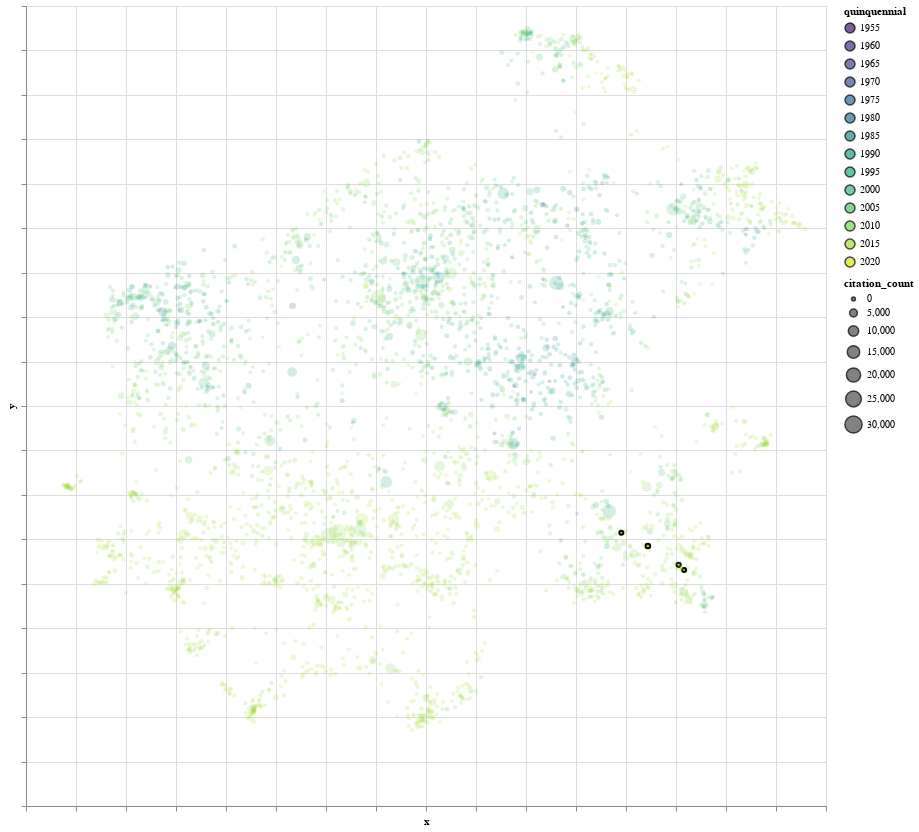

Here is the notebook cell this chart was saved with:
### Markdown cell above
### Find Authors

### Code cell
# @title Edit the `AUTHOR_FILTER` variable to full text search for authors.

AUTHOR_FILTER = "Rush "  # @param space at the end means "word border"

### Don't ignore case when searching...
FLAGS = 0
### uncomment do ignore case
# FLAGS = re.IGNORECASE

## --- FILTER CODE.. make it your own ---
data['issel'] = data['authors'].str.contains(AUTHOR_FILTER, na=False, flags=FLAGS, )
if data['issel'].mean()<0.0000000001:
  print('No match found')

## --- FROM HERE ON VIS CODE ---
alt.Chart(data[["x", "y", "authors", "title", YEAR_PERIOD, "citation_count", "issel"]], width=800,
                  height=800) \
    .mark_circle(stroke="black", strokeOpacity=1).encode(
    alt.Color(YEAR_PERIOD+':O',
              scale=alt.Scale(scheme='viridis', reverse=False),
              # legend=alt.Legend(title='Total Records')
              ),
    alt.Size('citation_count',
              scale=alt.Scale(type="pow", exponent=1, range=[15, 300])
              ),
    alt.StrokeWidth('issel:Q', scale=alt.Scale(type="linear", domain=[0,1], range=[0, 2]), legend=None),

    alt.Opacity('issel:Q', scale=alt.Scale(type="linear", domain=[0,1], range=[.2, 1]), legend=None),
    alt.X('x:Q',
        scale=alt.Scale(zero=False), axis=alt.Axis(labels=False)
    ),
    alt.Y('y:Q',
        scale=alt.Scale(zero=False), axis=alt.Axis(labels=False)
    ),
    tooltip=['title', 'authors'],
).interactive()

### Figure 1 — Vega-Lite specification as saved in the notebook (floating-point values rounded to 4 significant figures; data arrays with more than 128 entries replaced by an {"elided": "..."} marker saying what was removed)
{"config": {"view": {"continuousWidth": 400, "continuousHeight": 300}}, "data": {"name": "data-b25bb4a8cfe3244d461e8171406235ea"}, "mark": {"type": "circle", "stroke": "black", "strokeOpacity": 1}, "encoding": {"color": {"field": "quinquennial", "scale": {"reverse": false, "scheme": "viridis"}, "type": "ordinal"}, "opacity": {"field": "issel", "legend": null, "scale": {"domain": [0, 1], "range": [0.2, 1], "type": "linear"}, "type": "quantitative"}, "size": {"field": "citation_count", "scale": {"exponent": 1, "range": [15, 300], "type": "pow"}, "type": "quantitative"}, "strokeWidth": {"field": "issel", "legend": null, "scale": {"domain": [0, 1], "range": [0, 2], "type": "linear"}, "type": "quantitative"}, "tooltip": [{"field": "title", "type": "nominal"}, {"field": "authors", "type": "nominal"}], "x": {"axis": {"labels": false}, "field": "x", "scale": {"zero": false}, "type": "quantitative"}, "y": {"axis": {"labels": false}, "field": "y", "scale": {"zero": false}, "type": "quantitative"}}, "height": 800, "selection": {"selector003": {"type": "interval", "bind": "scales", "encodings": ["x", "y"]}}, "width": 800, "$schema": "https://vega.github.io/schema/vega-lite/v4.17.0.json", "datasets": {"data-b25bb4a8cfe3244d461e8171406235ea": {"elided": "3309 records"}}}
